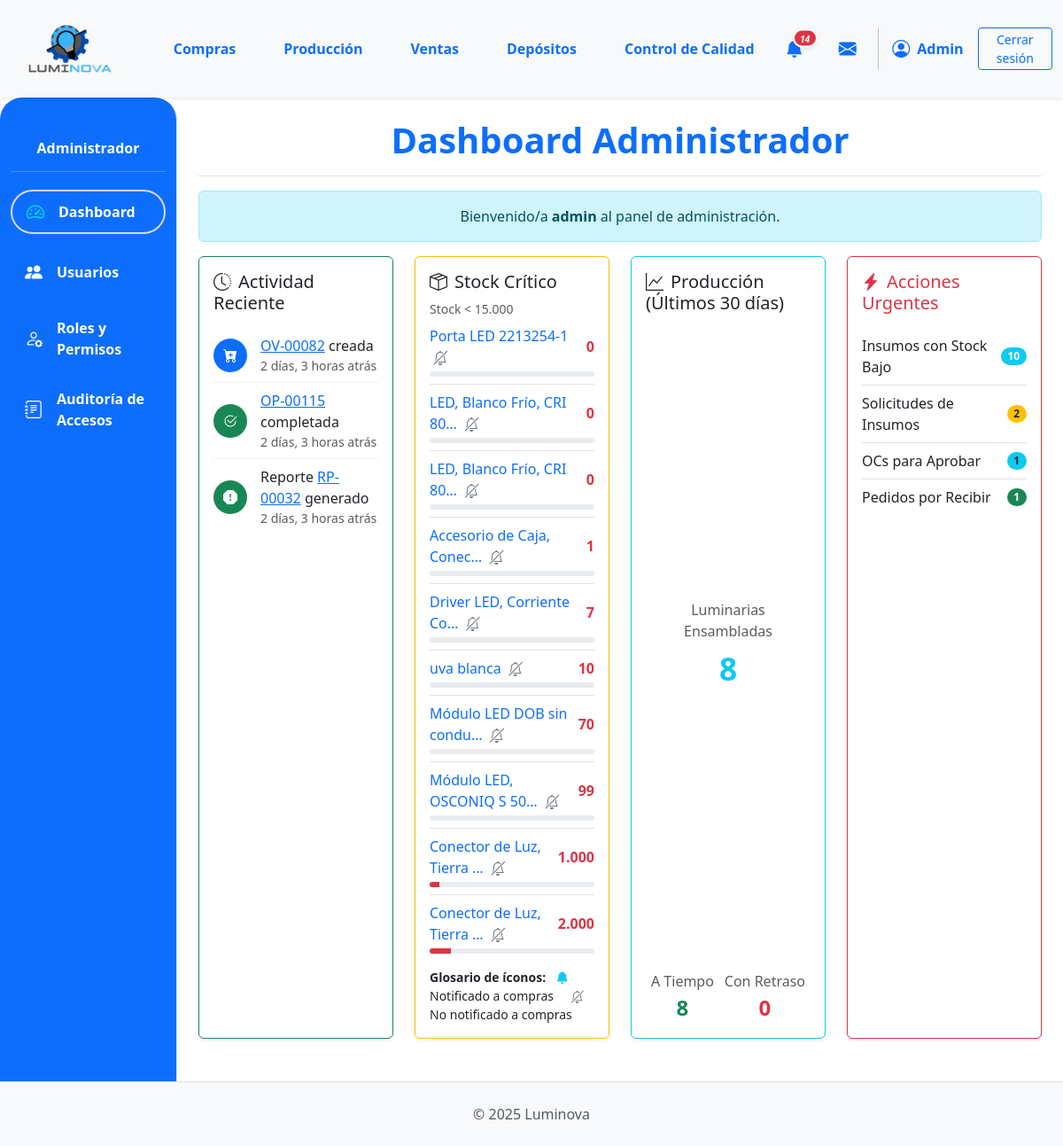
Page /dashboard/ (signed in) on the earlier database version.
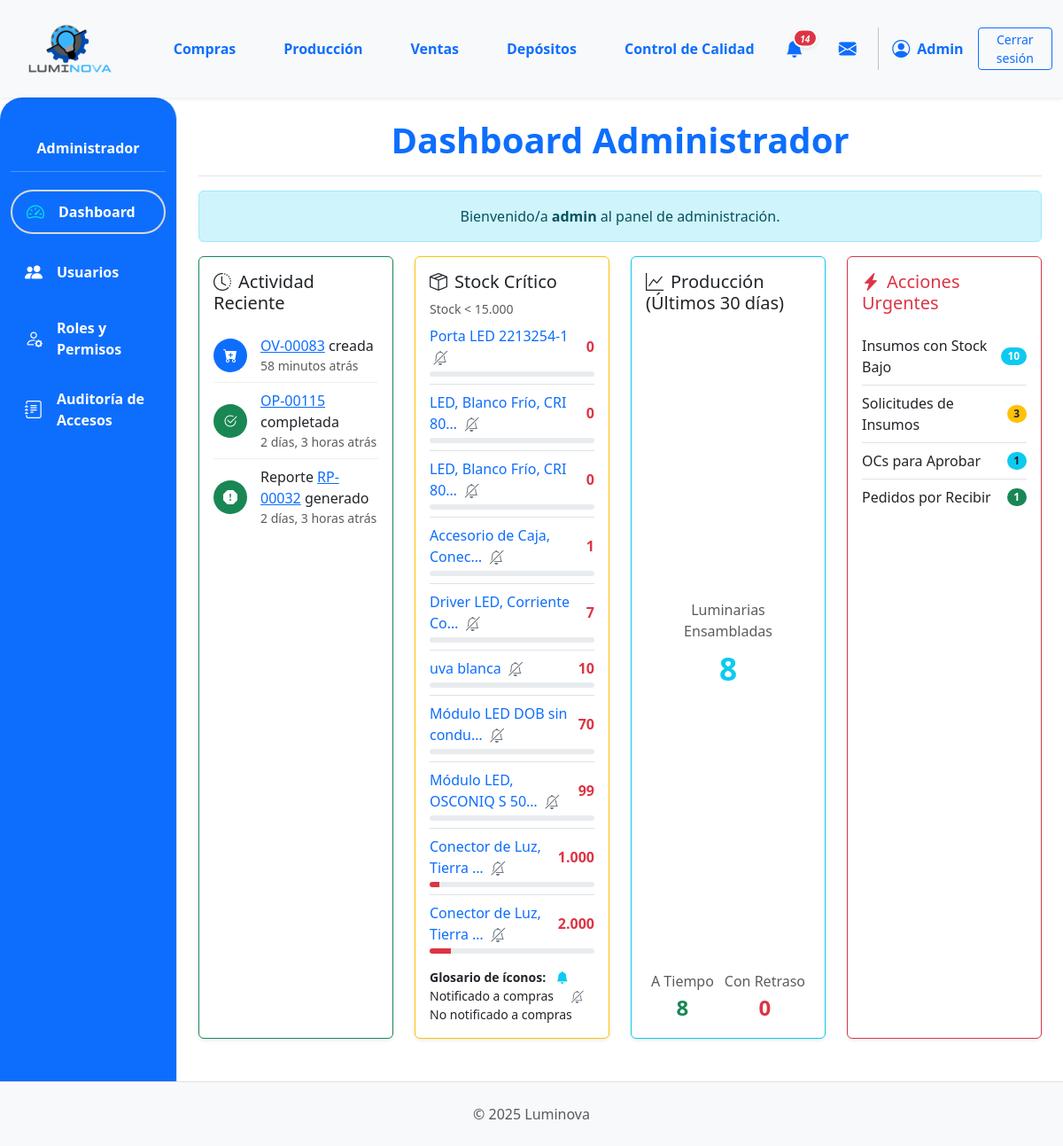
Same page on the later database version.
### App_LUMINOVA/models.py (models this page shows, shortened)
class OrdenVenta(models.Model):
    ESTADO_CHOICES = [
        ("PENDIENTE", "Pendiente Confirmación"),
        ("CONFIRMADA", "Confirmada (Esperando Producción)"),
        ("INSUMOS_SOLICITADOS", "Insumos Solicitados"),
        ("PRODUCCION_INICIADA", "Producción Iniciada"),
        ("PRODUCCION_CON_PROBLEMAS", "Producción con Problemas"),
        ("LISTA_ENTREGA", "Lista para Entrega"),
        ("COMPLETADA", "Completada/Entregada"),
        ("CANCELADA", "Cancelada"),
    ]
    numero_ov = models.CharField(
        max_length=20, unique=True, verbose_name="N° Orden de Venta"
    )
    cliente = models.ForeignKey(
        Cliente, on_delete=models.PROTECT, related_name="ordenes_venta"
    )
    fecha_creacion = models.DateTimeField(default=timezone.now)
    estado = models.CharField(
        max_length=50, choices=ESTADO_CHOICES, default="PENDIENTE"
    )
    total_ov = models.DecimalField(
        max_digits=12, decimal_places=2, default=0.00, verbose_name="Total OV"
    )
    notas = models.TextField(blank=True, null=True)

### App_LUMINOVA/views_auth.py (the view)
# urls.py: path("dashboard/", dashboard_view, name="dashboard"),
@login_required
def dashboard_view(request):
    ops_con_problemas_reportados_count = (
        Reportes.objects.filter(resuelto=False, orden_produccion_asociada__isnull=False)
        .values("orden_produccion_asociada_id")
        .distinct()
        .count()
    )
    solicitudes_insumos_pendientes = OrdenProduccion.objects.filter(
        estado_op__nombre__iexact="Insumos Solicitados"
    ).count()
    ocs_para_aprobar = Orden.objects.filter(tipo="compra", estado="BORRADOR").count()
    UMBRAL_STOCK_BAJO = 15000
    ESTADOS_OC_ACTIVA = [
        "APROBADA",
        "ENVIADA_PROVEEDOR",
        "EN_TRANSITO",
        "RECIBIDA_PARCIAL",
        "RECIBIDA_TOTAL",
        "COMPLETADA",
    ]
    insumos_criticos_query = Insumo.objects.filter(
        stock__lt=UMBRAL_STOCK_BAJO
    ).order_by("stock")
    insumos_criticos_filtrados = []
    for insumo in insumos_criticos_query:
        tiene_oc_activa = Orden.objects.filter(
            tipo="compra",
            estado__in=ESTADOS_OC_ACTIVA,
            insumo_principal=insumo
        ).exists()
        if not tiene_oc_activa:
            porcentaje_stock = (
                int((insumo.stock / UMBRAL_STOCK_BAJO) * 100)
                if UMBRAL_STOCK_BAJO > 0
                else 0
            )
            insumos_criticos_filtrados.append(
                {
                    "insumo": insumo,
                    "porcentaje_stock": min(100, porcentaje_stock),
                    "notificado": getattr(insumo, "notificado_a_compras", False),
                }
            )
    insumos_criticos_con_porcentaje = insumos_criticos_filtrados
    hace_30_dias = timezone.now() - timedelta(days=30)
    ops_completadas_recientemente = OrdenProduccion.objects.filter(
        estado_op__nombre__iexact="Completada", fecha_fin_real__gte=hace_30_dias
    )
    total_luminarias_ensambladas = (
        ops_completadas_recientemente.aggregate(total=Sum("cantidad_a_producir"))[
            "total"
        ]
        or 0
    )
    total_ops_completadas = ops_completadas_recientemente.count()
    ops_a_tiempo = ops_completadas_recientemente.filter(
        fecha_fin_real__date__lte=F("fecha_fin_planificada")
    ).count()
    ops_con_retraso = total_ops_completadas - ops_a_tiempo
    tasa_cumplimiento = (
        (ops_a_tiempo / total_ops_completadas * 100) if total_ops_completadas > 0 else 0
    )
    try:
        ultima_ov = OrdenVenta.objects.latest("fecha_creacion")
    except OrdenVenta.DoesNotExist:
        ultima_ov = None
    try:
        ultima_op_completada = OrdenProduccion.objects.filter(
            estado_op__nombre__iexact="Completada"
        ).latest("fecha_fin_real")
    except OrdenProduccion.DoesNotExist:
        ultima_op_completada = None
    try:
        ultimo_reporte = Reportes.objects.latest("fecha")
    except Reportes.DoesNotExist:
        ultimo_reporte = None
    context = {
        "ops_con_problemas_count": ops_con_problemas_reportados_count,
        "solicitudes_insumos_pendientes_count": solicitudes_insumos_pendientes,
        "ocs_para_aprobar_count": ocs_para_aprobar,
        "insumos_criticos_list": insumos_criticos_con_porcentaje,
        "umbral_stock_bajo": UMBRAL_STOCK_BAJO,
        "total_luminarias_ensambladas": total_luminarias_ensambladas,
        "ops_a_tiempo": ops_a_tiempo,
        "ops_con_retraso": ops_con_retraso,
        "tasa_cumplimiento": tasa_cumplimiento,
        "ultima_ov": ultima_ov,
        "ultima_op_completada": ultima_op_completada,
        "ultimo_reporte": ultimo_reporte,
    }
    return render(request, "admin/dashboard.html", context)

### App_LUMINOVA/context_processors.py (called while the page is built)
def puede_ver_deposito_sidebar(request):
    user = getattr(request, 'user', None)
    if not user or not user.is_authenticated:
        return {'puede_ver_deposito_sidebar': False}
    if user.is_superuser:
        return {'puede_ver_deposito_sidebar': True}
    tiene_depositos = UsuarioDeposito.objects.filter(usuario=user).exists()
    if user.groups.filter(name='Depósito').exists() and tiene_depositos:
        return {'puede_ver_deposito_sidebar': True}
    return {'puede_ver_deposito_sidebar': False}

### App_LUMINOVA/models.py (called while the page is built)
    @staticmethod
    def pedidos_por_deposito(deposito_id):
        return Orden.objects.filter(insumo_principal__deposito_id=deposito_id)

    @staticmethod
    def solicitudes_por_deposito(deposito_id):
        return OrdenProduccion.objects.filter(producto_a_producir__deposito_id=deposito_id)

### App_LUMINOVA/templates/admin/dashboard.html (shortened to what the changed rows need)
{% extends 'padre.html' %}
{% load humanize %}
{% block content %}
<div class="d-flex justify-content-between flex-wrap flex-md-nowrap align-items-center pb-2 mb-3 border-bottom flex-column">
    <h1 class="h1 fw-bold text-primary">Dashboard Administrador</h1>
</div>
<div class="row row-cols-1 row-cols-md-2 row-cols-xl-4 g-4 mb-4">
    <div class="col">
        <div class="card h-100 border-success shadow-sm">
            <div class="card-body d-flex flex-column">
                <div class="timeline">
                    {% if ultima_ov %}
                    <div class="timeline-item">
                        <div class="timeline-icon bg-primary"><i class="bi bi-cart-plus-fill"></i></div>
                        <div class="flex-grow-1">
                            <a href="{% url 'App_LUMINOVA:ventas_detalle_ov' ultima_ov.id %}">{{ ultima_ov.numero_ov }}</a> creada
                            <small class="d-block text-muted">{{ ultima_ov.fecha_creacion|timesince }} atrás</small>
                        </div>
                    </div>
                    {% endif %}
                </div>
            </div>
        </div>
    </div>
    <div class="col">
        <div class="card h-100 border-danger shadow-sm">
            <div class="card-body d-flex flex-column">
                <div class="list-group list-group-flush">
                    {% if total_notificaciones > 0 %}
                        {% if solicitudes_insumos_pendientes_count > 0 %}
                            <a href="{% url 'App_LUMINOVA:deposito_solicitudes_insumos' %}" class="list-group-item list-group-item-action d-flex justify-content-between align-items-center px-0">
                                Solicitudes de Insumos
                                <span class="badge bg-warning text-dark rounded-pill">{{ solicitudes_insumos_pendientes_count }}</span>
                            </a>
                        {% endif %}
                    {% else %}
                        <div class="list-group-item text-success px-0">
                            <i class="bi bi-check-circle-fill me-2"></i>No hay acciones urgentes.
                        </div>
                    {% endif %}
                </div>
            </div>
        </div>
    </div>
</div>
{% endblock %}

Differences in the rows shown:
no longer on this page (row unchanged): OrdenVenta: numero_ov "OV-00082", fecha_creacion "2 días, 3 horas"
added OrdenVenta: numero_ov "OV-00083", fecha_creacion "58 minutos"
Other differences:
{{ solicitudes_insumos_pendientes_count }}: "2" → "3"
